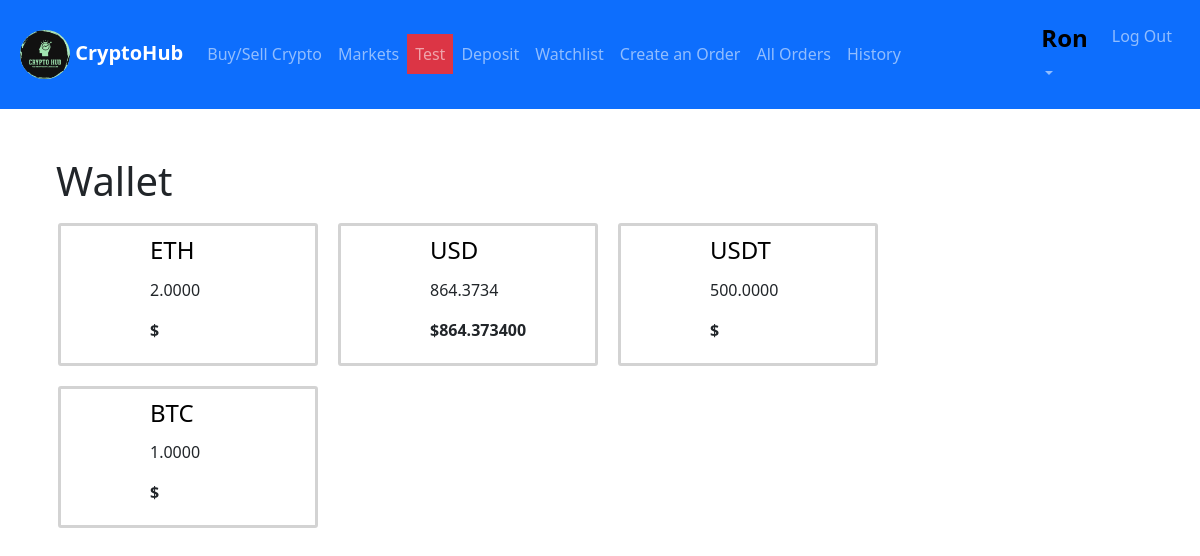
The page /wallet (signed in) on the database as committed earlier.
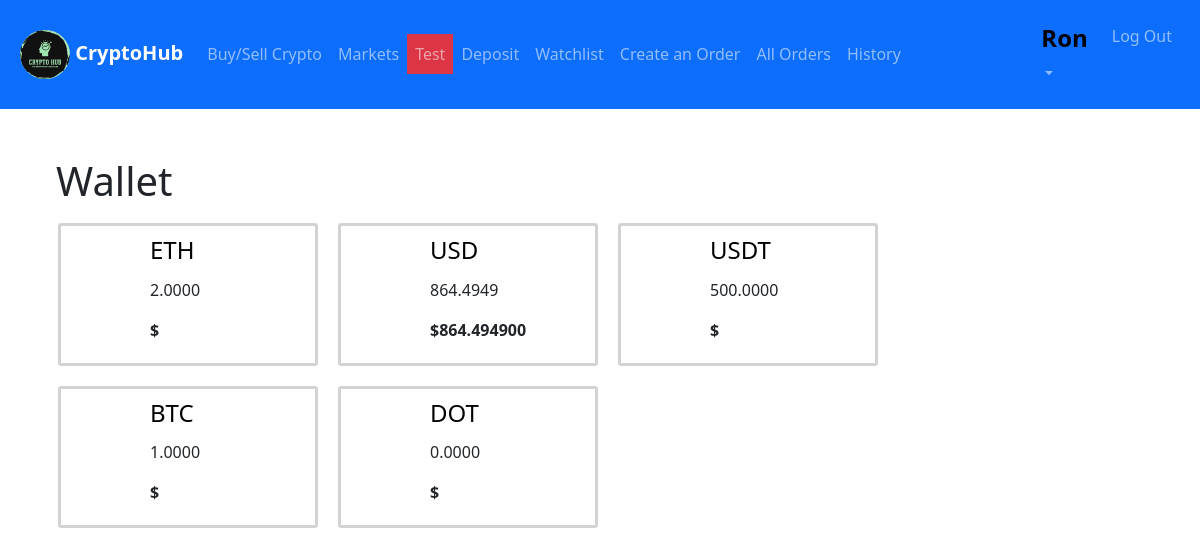
The same page on the database as committed later.
### exchange/models.py (models this page shows, shortened)
class Coin(models.Model):
    coin=models.ForeignKey(List_Coin,on_delete=models.CASCADE,related_name="purchases")
    last_purchased=models.DateTimeField(default=datetime.datetime.now())
    current_coin_amount=models.FloatField(default=0)

class List_Coin(models.Model):
    coin_id=models.CharField(max_length=64,unique=True)
    symbol=models.CharField(max_length=16,unique=True)
    title=models.CharField(max_length=64,unique=True)
    logo_url=models.URLField(blank=True)

### exchange/views.py (the view)
# urls.py: path("wallet", views.wallet, name="wallet"),
@login_required
def wallet(request):
    try:
        wallet = Wallet.objects.get(owner=request.user)
        coins = wallet.coins.all()
    except:
        coins = []
    return render(request, 'wallet.html', {'coins': coins})

### exchange/templates/wallet.html (shortened to what this page needs)
{% extends "layout.html" %}
{% block body %}
<div id="wallet_div">
    <h1 class="ms-2">Wallet</h1>
    <div id="container">
        {%for item in coins%}
        <div class="row">
            <div class="col-1 mt-2">
            </div>
            <div class="col-2 ms-5">
                <a style="text-decoration: none;color: black;" href="{%url 'view_coin' item.coin.coin_id %}"
                            ><h4 style="padding:5px 0;text-align:left;">{{item.coin.symbol}} </h4>
                        </a>
                <p>{{item.current_coin_amount|floatformat:4}}</p>
                    {%if item.coin.coin_id == 'usd' %}
                    <p style="font-weight: bold;" >$<span data-amount="{{item.current_coin_amount}}" id="wallet_current_total_amount_{{item.coin.coin_id}}">{{item.current_coin_amount|floatformat:6}}</span></p>
                    {%else%}
                    <p style="font-weight: bold;">$<span data-amount="{{item.current_coin_amount}}" id="wallet_current_total_amount_{{item.coin.coin_id}}"></span></p>
                    {%endif%}
            </div>
        </div>
        {%empty%}
        <h4>No Coins Yet</h4>
        {%endfor%}
    </div>
</div>
{% endblock %}

Rows that differ between the two databases and show on the page:
changed Coin "USD": current_coin_amount "864.3734" → "864.4949"; current_coin_amount "864.373400" → "864.494900"
added Coin: coin.symbol "DOT", current_coin_amount "0.0000"
